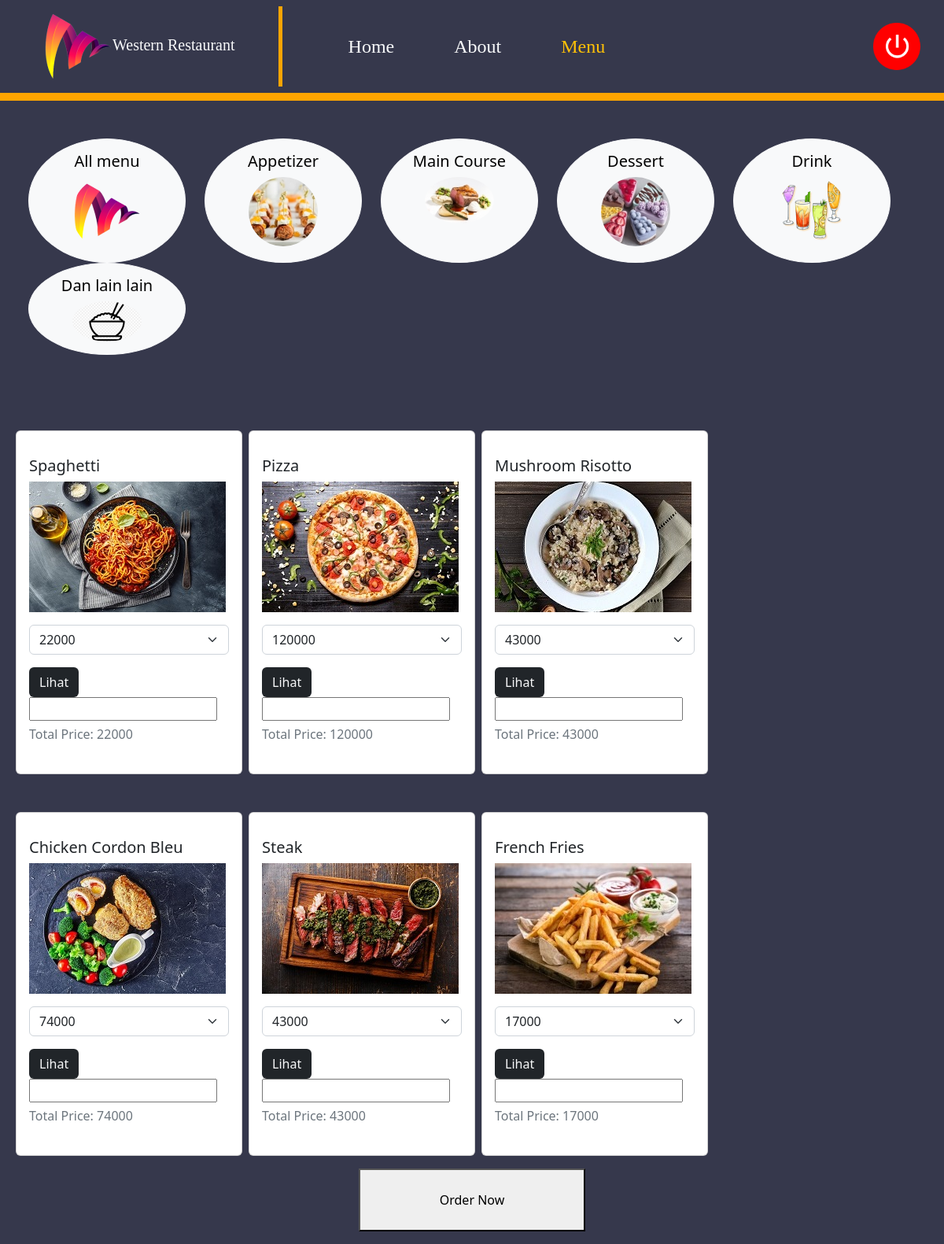
/menu-users.php?category=main course (signed in), run on the app's committed database.
### tables this page shows
CREATE TABLE `food` (
  `id_food` int(11) NOT NULL,
  `nama` varchar(50) NOT NULL,
  `keterangan` text NOT NULL,
  `harga` int(6) NOT NULL,
  `rating` float NOT NULL,
  `gambar` varchar(50) NOT NULL,
  `category` varchar(20) NOT NULL
);

### functions/functions-food.php (called while the page is built, shortened)
<?php
    include 'connection.php';
    function queryFunction($query){
        global $connect;
        $rows = [];
        $result = mysqli_query($connect, $query);
        while($row = mysqli_fetch_assoc($result)){
            $rows[] = $row;
        }
        return $rows;
    }
?>

### menu-users.php (the view, shortened to what this page needs)
<?php
    include 'functions/functions-food.php';
    if($_GET['category'] == "all"){
        $food = queryFunction("SELECT * FROM food WHERE category='appetizer' OR category='main course' OR category='dessert' OR category='drink'");
    }else{
        $food = queryFunction("SELECT * FROM food WHERE category='$_GET[category]'");
    }
    $length = end($food);
    $menu = [
        [
            'id' => 1,
            'name' => "All menu",
            'category' => "all",
            'img' => "assets/logo_background/logo-restaurant.png",
        ],
        [
            'id' => 2,
            'name' => "Appetizer",
            'category' => "appetizer",
            'img' => "assets/logo_background/appetizer.jpg",
        ],
        [
            'id' => 3,
            'name' => "Main Course",
            'category' => "main course",
            'img' => "assets/logo_background/main_course.jpg",
        ],
        [
            'id' => 4,
            'name' => "Dessert",
            'category' => "dessert",
            'img' => "assets/logo_background/dessert.jpg",
        ],
        [
            'id' => 5,
            'name' => "Drink",
            'category' => "drink",
            'img' => "assets/logo_background/drink.png",
        ],
        [
            'id' => 6,
            'name' => "Dan lain lain",
            'category' => "dan lain lain",
            'img' => "assets/logo_background/dll.jpg",
        ],
    ]
?>
<!DOCTYPE html>
<html lang="en">
<head>
    <link rel="stylesheet" href="assets/css/styleHomeUsers.css">
    <link href="https://cdn.jsdelivr.net/npm/bootstrap@5.2.2/dist/css/bootstrap.min.css" rel="stylesheet">
</head>
<body>
    <div class="menu-main-page">
    <nav class="navbar navbar-expand-lg navbar-light sticky-top">
        <a class="navbar-brand logo-restaurant text-light" href="#"><img src="assets/logo_background/logo-restaurant.png" alt="Logo-Restaurant">Western Restaurant</a>
        <div class="collapse navbar-collapse" id="navbarNav">
            <ul class="navbar-nav">
            <li class="nav-item active navbar-menu">
                <a class="nav-link text-light text-menu" href="home-users.php">Home</a>
            </li>
            <li class="nav-item navbar-menu">
                <a class="nav-link text-light text-menu" href="about-users.php">About</a>
            </li>
            <li class="nav-item navbar-menu">
                <a class="nav-link text-warning text-menu" href="menu-users.php?category=all">Menu</a>
            </li>
            </ul>
        </div>
        <a href="logout-users.php" class="logout"><img src="assets/logo_background/logout.png" alt="logout"></a>
    </nav>
    <div>
        <div class="container-fluid mt-5">
            <div class="d-flex flex-wrap">
                <?php foreach($menu as $row) : ?>
                    <a href="menu-users.php?category=<?= $row["category"]; ?>" class="ms-4 pt-3 pb-3 btn btn-light" style="width: 200px; border-radius: 50%;">
                        <div>
                            <h5><?= $row["name"]; ?></h5>
                            <img src="<?= $row["img"]; ?>" alt="category-image" style="border-radius: 50%;">
                        </div>
                    </a>
                <?php endforeach; ?>
            </div>
        </div>
        <div>
        <div class="container-fluid mt-5">
            <form action="" method="POST">
            <div class="d-flex flex-wrap">
                    <?php foreach($food as $row) : ?>
                    <div class="card ms-2 mt-5 pt-3 pb-3" style="width: 18rem;">
                        <div class="card-body">
                                <h5 class="card-title"><?= $row["nama"]; ?></h5>
                                <p class="card-image"><img src="img/<?= $row["gambar"]; ?>" alt=""></p>
                                <div class="input-group mb-3">
                                    <select class="form-select" id="price<?= $row['id_food']; ?>">
                                        <option selected><?= $row["harga"]; ?></option>
                                    </select>
                                </div>
                                <a href="lihat-menu.php?id_food=<?= $row['id_food']; ?>" class="btn bg-dark text-light">Lihat</a>
                                <input type="number" name="quantity<?= $row['id_food']; ?>" id="quantity<?= $row['id_food']; ?>">
                                <h6 class="card-subtitle mb-2 text-muted mt-2" id="total-price<?= $row['id_food']; ?>">Total Price: <?= $row["harga"]; ?></h6>
                            </div>
                        </div>
                    <?php endforeach; ?>
                </div>
                <center class="mt-3 pb-3" >
                    <button type="submit" name="order" style="width: 18rem; height: 5rem;">Order Now</button>
                </center>
            </form>
        </div>
    </div>
    </div>
</body>
</html>

### assets/css/styleHomeUsers.css (style rules this page uses)
.menu-main-page { background-color: #36384C; background-repeat: repeat-x; }
.logo-restaurant { border-right: 5px solid orange; font-family: 'Poppins'; padding: 55px; }
.navbar { border-bottom: 10px solid orange; background: #36384C; }
.navbar-menu { font-family: 'Poppins'; font-style: normal; font-weight: 400; font-size: 24px; line-height: 45px; margin-left: 60px; }
.logout { padding-right: 30px; }

### data on the page
food: name "Main Course", shows a picture, nama "Pizza", gambar (picture), harga+id_food "120000", harga "120000"
food: nama "Spaghetti", gambar (picture), harga+id_food "22000", harga "22000"
food: nama "Mushroom Risotto", gambar (picture), harga+id_food "43000", harga "43000"
food: nama "Chicken Cordon Bleu", gambar (picture), harga+id_food "74000", harga "74000"
food: nama "Steak", gambar (picture), harga+id_food "43000", harga "43000"
food: nama "French Fries", gambar (picture), harga+id_food "17000", harga "17000"

### other printed values
$row["name"] "All menu"
$row["name"] "Appetizer"
$row["name"] "Dessert"
$row["name"] "Drink"
$row["name"] "Dan lain lain"
